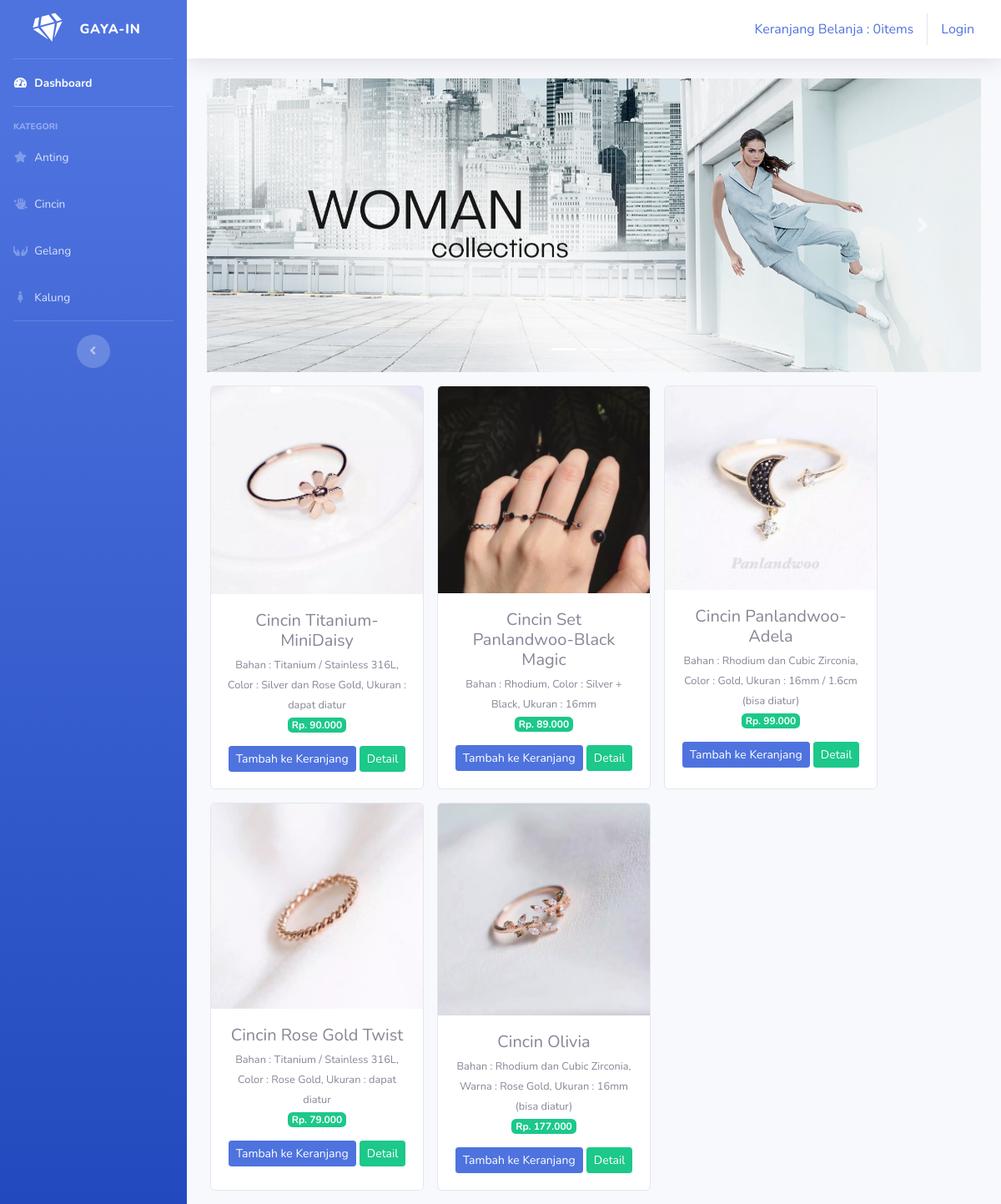
/index.php/kategori/cincin, run on the app's committed database.
### tables this page shows
CREATE TABLE `tb_barang` (
  `id_brg` int(11) NOT NULL,
  `nama_brg` varchar(120) NOT NULL,
  `keterangan` varchar(255) NOT NULL,
  `kategori` varchar(60) NOT NULL,
  `harga` int(11) NOT NULL,
  `stok` int(4) NOT NULL,
  `gambar` text NOT NULL
);

### application/controllers/Kategori.php (called while the page is built, shortened)
<?php
class Kategori extends CI_Controller
{
    public function cincin()
    {
        $data['cincin'] = $this->model_kategori->data_cincin()->result();
        $this->load->view('templates/header');
        $this->load->view('templates/sidebar');
        $this->load->view('cincin', $data);
        $this->load->view('templates/footer');
    }
}

### index.php (called while the page is built, shortened)
<?php
require_once BASEPATH.'core/CodeIgniter.php';

### application/models/Model_kategori.php (called while the page is built, shortened)
<?php
class Model_kategori extends CI_Model
{
    public function data_cincin()
    {
        return $this->db->get_where("tb_barang", array('kategori' => 'cincin'));
    }
}

### application/views/cincin.php (the view, shortened to what this page needs)
<div class="container-fluid">
    <div id="carouselExampleIndicators" class="carousel slide" data-ride="carousel">
        <ol class="carousel-indicators">
            <li data-target="#carouselExampleIndicators" data-slide-to="0" class="active"></li>
            <li data-target="#carouselExampleIndicators" data-slide-to="1"></li>
            <li data-target="#carouselExampleIndicators" data-slide-to="2"></li>
        </ol>
        <div class="carousel-inner">
            <div class="carousel-item active">
                <img src="<?php echo base_url('assets/img/woman.jpg') ?>" class="d-block w-100" alt="...">
            </div>
        </div>
        <a class="carousel-control-prev" href="#carouselExampleIndicators" role="button" data-slide="prev">
            <span class="carousel-control-prev-icon" aria-hidden="true"></span>
        </a>
        <a class="carousel-control-next" href="#carouselExampleIndicators" role="button" data-slide="next">
            <span class="carousel-control-next-icon" aria-hidden="true"></span>
        </a>
    </div>
    <div class="row text-center mt-3">
        <?php foreach ($cincin as $brg) : ?>
            <div class="card ml-3 mb-3" style="width: 16rem;">
                <img src="<?php echo base_url() . '/uploads/' . $brg->gambar ?>" class="card-img-top" alt="...">
                <div class="card-body">
                    <h5 class="card-title mb-1"><?php echo $brg->nama_brg ?></h5>
                    <small><?php echo $brg->keterangan ?></small><br>
                    <span class="badge badge-success mb-3">Rp. <?php echo number_format($brg->harga, 0, ',', '.') ?></span><br>
                    <?php echo anchor('dashboard/tambah_ke_keranjang/' . $brg
                        ->id_brg, '<div class="btn btn-sm btn-primary">Tambah ke Keranjang</div>') ?>
                    <?php echo anchor('dashboard/detail/' . $brg
                        ->id_brg, '<div class="btn btn-sm btn-success">Detail</div>') ?>
                </div>
            </div>
        <?php endforeach; ?>
    </div>
</div>

### data on the page
tb_barang: gambar (picture), nama_brg "Cincin Titanium-MiniDaisy", keterangan "Bahan : Titanium / Stainless 316L, Color : Silver dan Rose Gold, Ukuran : dapat diatur", harga "90.000", id_brg "Tambah ke Keranjang", id_brg "Detail"
tb_barang: gambar (picture), nama_brg "Cincin Set Panlandwoo-Black Magic", keterangan "Bahan : Rhodium, Color : Silver + Black, Ukuran : 16mm", harga "89.000", id_brg "Tambah ke Keranjang", id_brg "Detail"
tb_barang: gambar (picture), nama_brg "Cincin Panlandwoo-Adela", keterangan "Bahan : Rhodium dan Cubic Zirconia, Color : Gold, Ukuran : 16mm / 1.6cm (bisa diatur)", harga "99.000", id_brg "Tambah ke Keranjang", id_brg "Detail"
tb_barang: gambar (picture), nama_brg "Cincin Rose Gold Twist", keterangan "Bahan : Titanium / Stainless 316L, Color : Rose Gold, Ukuran : dapat diatur", harga "79.000", id_brg "Tambah ke Keranjang", id_brg "Detail"
tb_barang: gambar (picture), nama_brg "Cincin Olivia", keterangan "Bahan : Rhodium dan Cubic Zirconia, Warna : Rose Gold, Ukuran : 16mm (bisa diatur)", harga "177.000", id_brg "Tambah ke Keranjang", id_brg "Detail"

### other printed values
anchor('dashboard/detail_keranjang', $keranjang) "Keranjang Belanja : 0items"
anchor('auth/login', 'Login') "Login"
